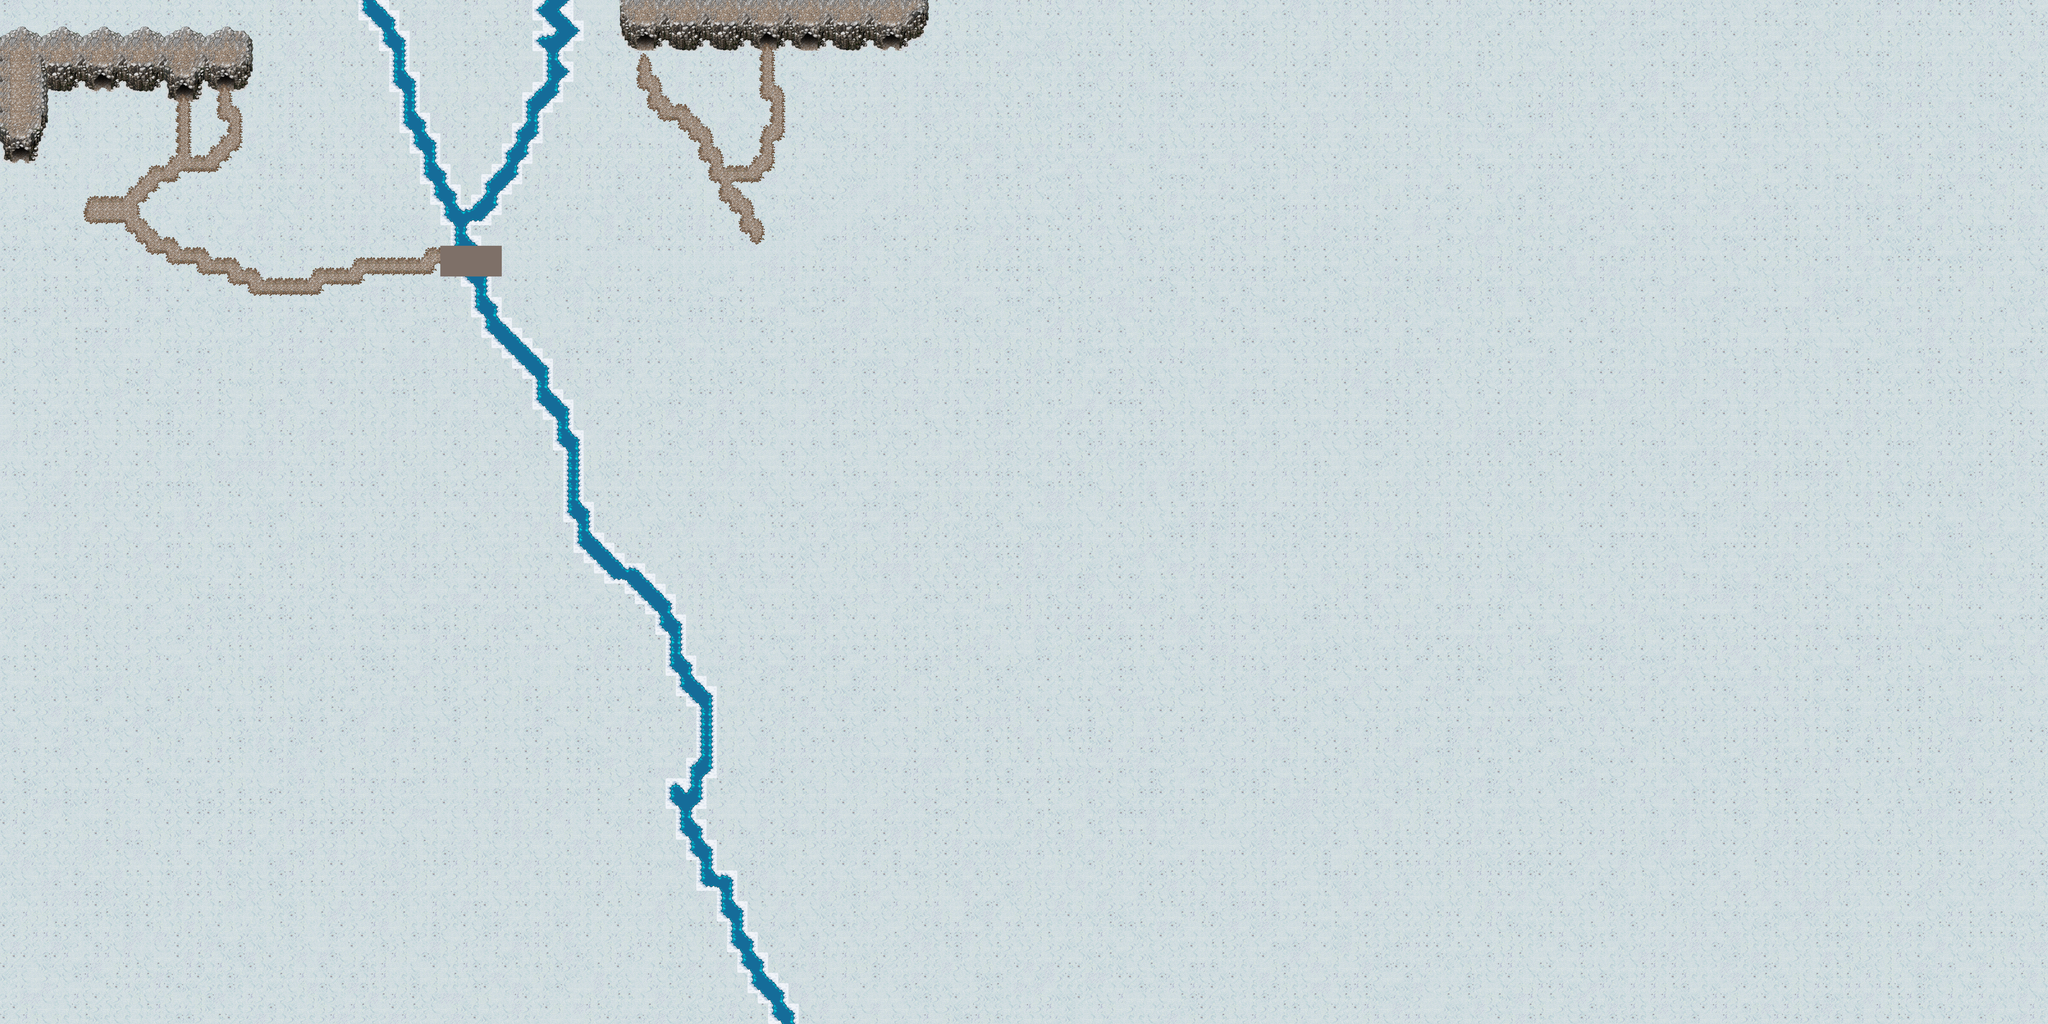

A 2D game scene composited from a Tiled map and its tileset images. What follows is a short description and the map's XML, with each tile layer's data collapsed to a summary:
An orthogonal 200x100 tile map with 32x32 px tiles, 7 tile layers (base, estruturas, estruturas2, cavernas, ...), 2 tilesets.

<map version="1.8" tiledversion="1.8.2" orientation="orthogonal" renderorder="right-down" width="200" height="100" tilewidth="32" tileheight="32" infinite="0" nextlayerid="20" nextobjectid="1">
 <tileset firstgid="1" source="TUTsnowtileset.tsx" />
 <tileset firstgid="257" source="TUTterrain.tsx" />
 <layer id="1" name="base" width="200" height="100">
  <data>[20000 cells, 20000 non-empty, 16 distinct tile ids]</data>
 </layer>
 <layer id="8" name="estruturas" width="200" height="100">
  <data>[20000 cells, 352 non-empty, 64 distinct tile ids]</data>
 </layer>
 <layer id="15" name="estruturas2" width="200" height="100">
  <data>[20000 cells, 16 non-empty, 9 distinct tile ids]</data>
 </layer>
 <layer id="16" name="cavernas" width="200" height="100">
  <data>[20000 cells, 24 non-empty, 12 distinct tile ids]</data>
 </layer>
 <layer id="18" name="cavernas2" width="200" height="100">
  <data>[20000 cells, 24 non-empty, 12 distinct tile ids]</data>
 </layer>
 <layer id="19" name="rio" width="200" height="100">
  <data>[20000 cells, 368 non-empty, 14 distinct tile ids]</data>
 </layer>
 <layer id="17" name="path01" width="200" height="100">
  <data>[20000 cells, 454 non-empty, 26 distinct tile ids]</data>
 </layer>
</map>
